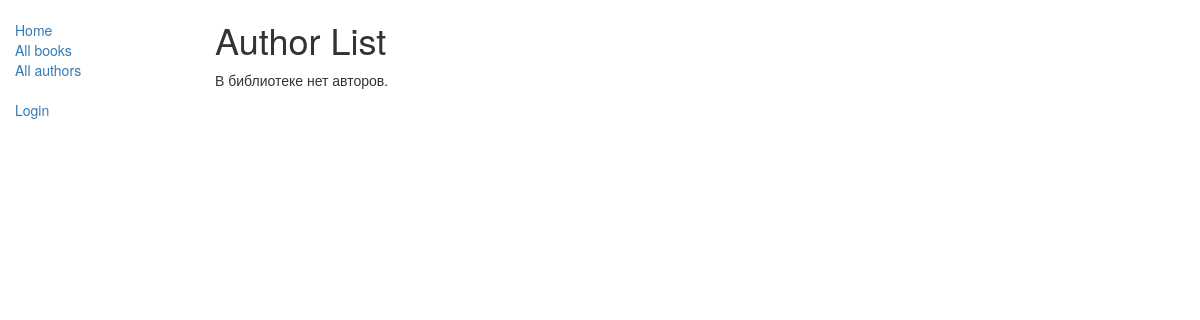
The app's page /catalog/authors/, older data.
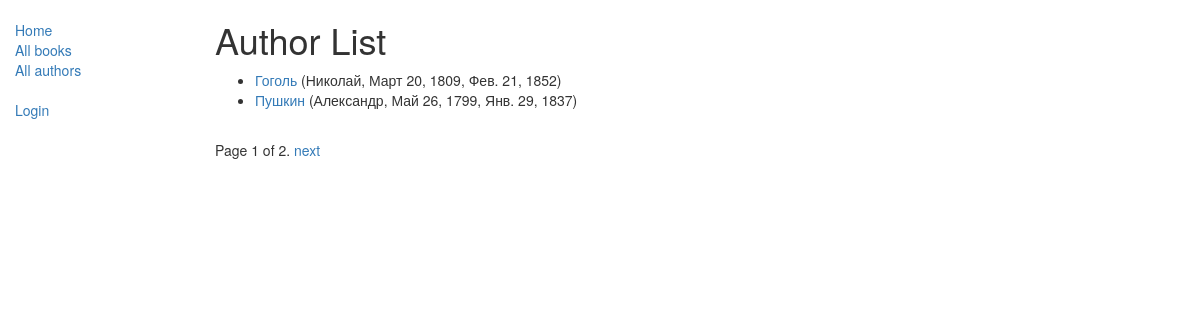
The same page, newer data.
### catalog/models.py (models this page shows, shortened)
class Author(models.Model):
    first_name = models.CharField(max_length=100)
    last_name = models.CharField(max_length=100)
    date_of_birth = models.DateField(null=True, blank=True)
    date_of_death = models.DateField('Died', null=True, blank=True)
    def get_absolute_url(self):
        return reverse('author-detail', args=[str(self.id)])
    class Meta:
        ordering = ['last_name']

### catalog/views.py (the view)
# urls.py: path('authors/', views.AuthorListView.as_view(), name='authors'),
class AuthorListView(generic.ListView):
    model = Author
    paginate_by = 2
    context_object_name = 'author_list'  # ваше собственное имя переменной контекста в шаблоне
    template_name = 'authors/author_list.html'  # Определение имени вашего шаблона и его расположения
    def get_queryset(self):
        return Author.objects.all()
    def get_context_data(self, **kwargs):
        context = super(AuthorListView, self).get_context_data(**kwargs)
        context['some_data'] = 'This is just some data'
        return context

### catalog/templates/catalog/author_list.html
{% extends "base_generic.html" %}
{% block content %}
    <h1>Author List</h1>
    {% if author_list %}
    <ul>
      {% for author in author_list %}
      <li>
        <a href="{{ author.get_absolute_url }}">{{ author.last_name }}</a> ({{author.first_name}}, {{author.date_of_birth}}, {{author.date_of_death}})
      </li>
      {% endfor %}
    </ul>
    {% else %}
      <p>В библиотеке нет авторов.</p>
    {% endif %}
{% endblock %}

### catalog/templates/base_generic.html (shortened to what this page needs)
<!DOCTYPE html>
<html lang="en">
<head>
  <link rel="stylesheet" href="https://maxcdn.bootstrapcdn.com/bootstrap/3.3.7/css/bootstrap.min.css">
  {% load static %}
  <link rel="stylesheet" href="{% static 'css/styles.css' %}">
</head>
<body>
  <div class="container-fluid">
    <div class="row">
      <div class="col-sm-2">
      {% block sidebar %}
      <ul class="sidebar-nav">
          <li><a href="{% url 'index' %}">Home</a></li>
          <li><a href="{% url 'books' %}">All books</a></li>
          <li><a href="{% url 'authors' %}">All authors</a></li>
      </ul>
           <ul class="sidebar-nav">
   {% if user.is_authenticated %}
     <li>User: {{ user.get_username }}</li>
               <li><a href="{% url 'my-borrowed' %}">My Borrowed</a></li>
     <li><a href="{% url 'logout'%}?next={{request.path}}">Logout</a></li>
   {% else %}
     <li><a href="{% url 'login'%}?next={{request.path}}">Login</a></li>
   {% endif %}
  </ul>
     {% endblock %}
      </div>
      <div class="col-sm-10 ">
      {% block content %}{% endblock %}
          {% block pagination %}
  {% if is_paginated %}
      <div class="pagination">
          <span class="page-links">
              <span class="page-current">
                  Page {{ page_obj.number }} of {{ page_obj.paginator.num_pages }}.
              </span>
              {% if page_obj.has_next %}
                  <a href="{{ request.path }}?page={{ page_obj.next_page_number }}">next</a>
              {% endif %}
          </span>
      </div>
  {% endif %}
{% endblock %}
      </div>
    </div>
  </div>
</body>
</html>

### catalog/static/css/styles.css (style rules this page uses)
.sidebar-nav { margin-top: 20px; padding: 0; list-style: none; }

Row changes from the older to the newer data that the page shows:
added Author: last_name "Гоголь", first_name "Николай", date_of_birth "Март 20, 1809", date_of_death "Фев. 21, 1852"
added Author: last_name "Пушкин", first_name "Александр", date_of_birth "Май 26, 1799", date_of_death "Янв. 29, 1837"
Text that changed along with them:
{{ page_obj.number }}: (not shown) → "1"
{{ page_obj.paginator.num_pages }}: (not shown) → "2"
text no longer shown: "В библиотеке нет авторов."
text now shown: "Page of . next"
